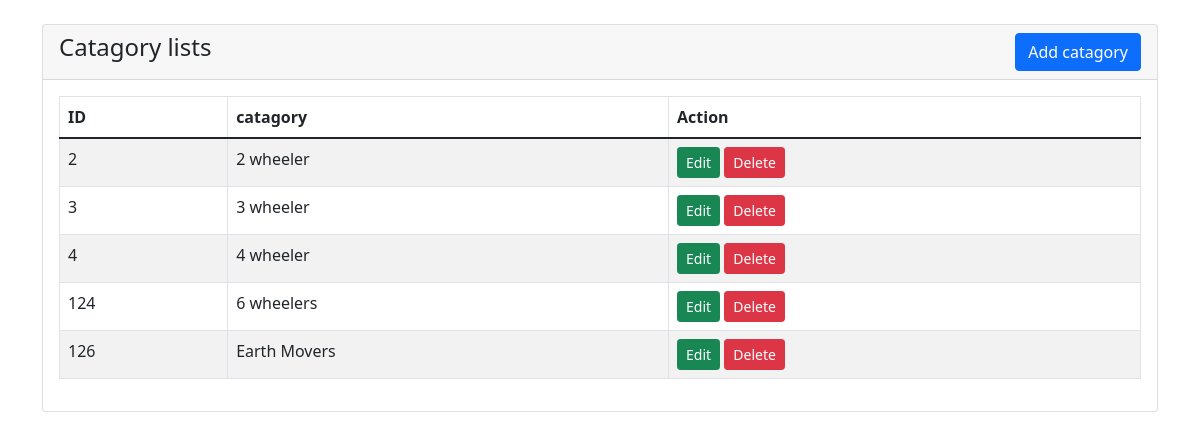
The app's page /indexcat.php with its own data.
### tables this page shows
CREATE TABLE `catagory_list` (
  `id` int(11) NOT NULL,
  `catagory` varchar(20) NOT NULL
);

### indexcat.php (the view, shortened to what this page needs)
<?php
    require 'dbcon.php';
?>
<!doctype html>
<html lang="en">
  <head>
    <link href="https://cdn.jsdelivr.net/npm/bootstrap@5.1.3/dist/css/bootstrap.min.css" rel="stylesheet">
</head>
<body>
    <div class="container mt-4">
        <div class="row">
            <div class="col-md-12">
                <div class="card">
                    <div class="card-header">
                        <h4>Catagory lists
                            <a href="catcreate.php" class="btn btn-primary float-end">Add catagory</a>
                        </h4>
                    </div>
                    <div class="card-body">
                        <table class="table table-bordered table-striped">
                            <thead>
                                <tr>
                                    <th>ID</th>
                                    <th>catagory</th>
                                    <th>Action</th>
                                </tr>
                            </thead>
                            <tbody>
                                <?php
                                    $query = "SELECT * FROM catagory_list";
                                    $query_run = mysqli_query($con, $query);
                                   if(mysqli_num_rows($query_run) > 0)
                                    {
                                        foreach($query_run as $service)
                                        {
                                            ?>
                                            <tr>
                                                <td><?= $service['id']; ?></td>
                                                <td><?= $service['catagory']; ?></td>
                                                <td>
                                                    <a href="catedit.php?id=<?= $service['id']; ?>" class="btn btn-success btn-sm">Edit</a>
                                                    <form action="code.php" method="POST" class="d-inline">
                                                        <button type="submit" name="delete_catagory" value="<?=$service['id'];?>" class="btn btn-danger btn-sm">Delete</button>
                                                    </form>
                                                </td>
                                            </tr>
                                            <?php
                                        }
                                    }
                                    else
                                    {
                                        echo "<h5> No Record Found </h5>";
                                    }
                                ?>
                            </tbody>
                        </table>
                    </div>
                </div>
            </div>
        </div>
    </div>
</body>
</html>

### records on screen
catagory_list: id "2", catagory "2 wheeler"
catagory_list: id "3", catagory "3 wheeler"
catagory_list: id "4", catagory "4 wheeler"
catagory_list: id "124", catagory "6 wheelers"
catagory_list: id "126", catagory "Earth Movers"
